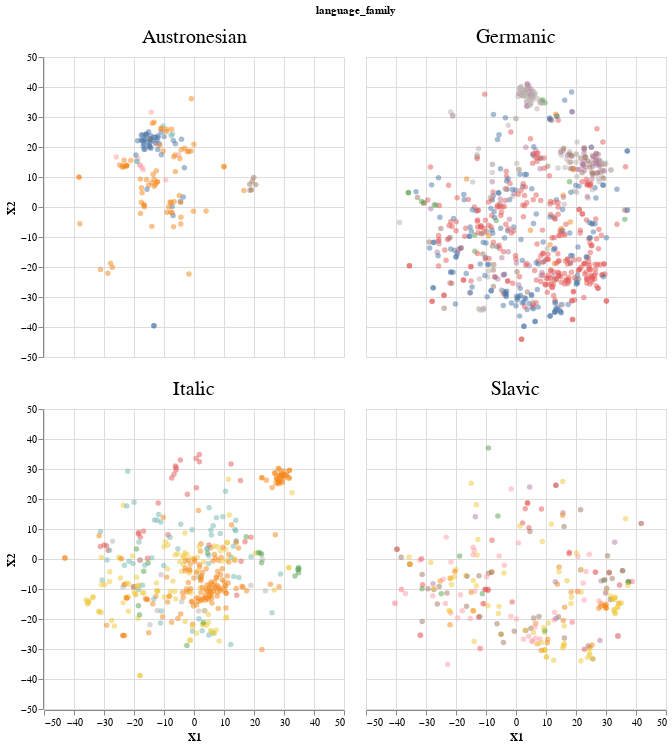

The code cell stored with this chart in its notebook:
### Markdown cell above
### t-SNE plot: are there clusters?
To see if this pattern truly exists, let's look at a general map of the stories. Each story is turned into a datapoint using t-SNE and doc2vec. Because the dataset I'm using tags folktales with their "nation", this is what I use to differentiate between cultures. I define culture here as the stories and values of these nations.

### Code cell
tsne = pd.read_csv(save_progress+"tsne.csv",index_col=0)

big_families = ['Germanic','Slavic','Italic','Austronesian']
tsne_bigfamilies = pd.DataFrame()
for fam in big_families:
    tsne_bigfamilies = pd.concat([tsne_bigfamilies,tsne.query(f'language_family == "{fam}"')])
    
tsne.language_family.unique()
nosmall_families = ['slavic','germanic','celtic','italic','east_asia']

alt.Chart(tsne_bigfamilies).mark_point(filled=True, opacity=0.5).encode(
    alt.X('X1',scale=alt.Scale(zero=False)),
    alt.Y('X2',scale=alt.Scale(zero=False)),
    color=alt.Color('Nation',legend=None),
    facet=alt.Facet('language_family:N',columns=2,header=alt.Header(labelFontSize=20)),
    tooltip = [alt.Tooltip('Nation')]
).properties(width=300,height=300)

### Figure 1 — Vega-Lite specification as saved in the notebook (floating-point values rounded to 4 significant figures; data arrays with more than 128 entries replaced by an {"elided": "..."} marker saying what was removed)
{"config": {"view": {"continuousWidth": 400, "continuousHeight": 300}}, "data": {"name": "data-46b784f4844fa62b60c789a0a4f055bf"}, "mark": {"type": "point", "filled": true, "opacity": 0.5}, "encoding": {"color": {"field": "Nation", "legend": null, "type": "nominal"}, "facet": {"columns": 2, "field": "language_family", "header": {"labelFontSize": 20}, "type": "nominal"}, "tooltip": [{"field": "Nation", "type": "nominal"}], "x": {"field": "X1", "scale": {"zero": false}, "type": "quantitative"}, "y": {"field": "X2", "scale": {"zero": false}, "type": "quantitative"}}, "height": 300, "width": 300, "$schema": "https://vega.github.io/schema/vega-lite/v4.17.0.json", "datasets": {"data-46b784f4844fa62b60c789a0a4f055bf": {"elided": "1506 records"}}}
